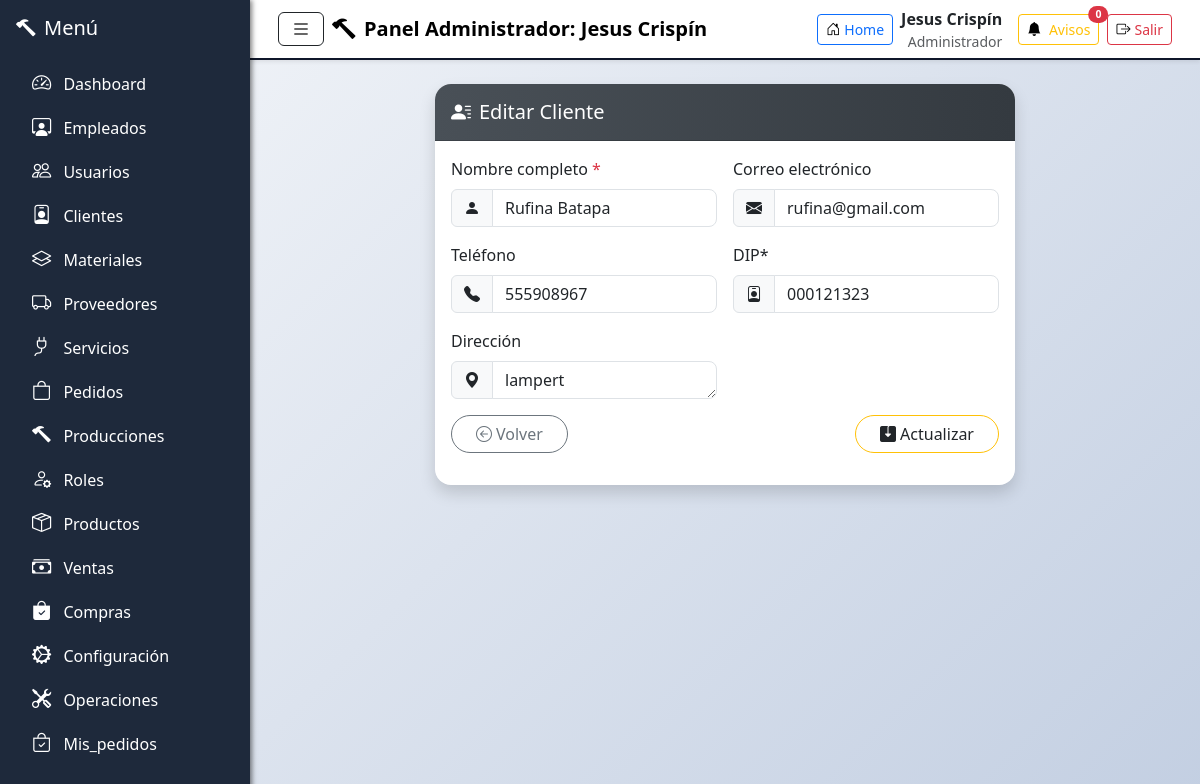
Page /index.php?vista=editar_clientes&id=1 (signed in) on the committed database.
### tables this page shows
CREATE TABLE clientes (
  id INT AUTO_INCREMENT PRIMARY KEY,
  nombre VARCHAR(100) NOT NULL,
  codigo VARCHAR(20) NOT NULL UNIQUE,
  telefono VARCHAR(20),
  direccion VARCHAR(100),
  email VARCHAR(255),
  codigo_acceso VARCHAR(100),
  creado_en TIMESTAMP DEFAULT CURRENT_TIMESTAMP
);

### views/private/editar_clientes.php (the view, shortened to what this page needs)
<?php
$id = isset($_GET['id']) ? intval($_GET['id']) : 0;
try {
    $sql = "SELECT * FROM clientes WHERE id = :id LIMIT 1";
    $stmt = $pdo->prepare($sql);
    $stmt->bindParam(':id', $id, PDO::PARAM_INT);
    $stmt->execute();
    $cliente = $stmt->fetch(PDO::FETCH_ASSOC);
} catch (PDOException $e) {
    $_SESSION['alerta'] = 'Error al consultar el cliente.';
    header('Location: index.php?vista=clientes');
    exit;
}
?>
<div id="content" class="container-fluid py-4">
    <div class="container-fluid container-md px-4 px-sm-3 px-md-4">
        <div class="card border-0 shadow rounded-4 col-lg-8 mx-auto">
            <div class="card-header bg-info text-white rounded-top-4 py-3">
                <h5 class="mb-0">
                    <i class="bi bi-person-lines-fill me-2"></i>Editar Cliente
                </h5>
            </div>
            <div class="card-body">
                <form id="formEditarCliente"  class="row g-3 needs-validation" novalidate>
                    <div class="col-md-6">
                        <label for="nombre" class="form-label">Nombre completo <span
                                class="text-danger">*</span></label>
                        <div class="input-group has-validation">
                            <span class="input-group-text"><i class="bi bi-person-fill"></i></span>
                            <input type="text" name="nombre" id="nombre" class="form-control" required
                                value="<?= htmlspecialchars($cliente['nombre']) ?>">
                        </div>
                    </div>
                    <div class="col-md-6">
                        <label for="correo" class="form-label">Correo electrónico</label>
                        <div class="input-group">
                            <span class="input-group-text"><i class="bi bi-envelope-fill"></i></span>
                            <input type="email" name="correo" id="correo" class="form-control"
                                value="<?= htmlspecialchars($cliente['email']) ?>">
                        </div>
                    </div>
                    <div class="col-md-6">
                        <label for="telefono" class="form-label">Teléfono</label>
                        <div class="input-group">
                            <span class="input-group-text"><i class="bi bi-telephone-fill"></i></span>
                            <input type="text" name="telefono" id="telefono" class="form-control"
                                value="<?= htmlspecialchars($cliente['telefono']) ?>">
                        </div>
                    </div>
                     <div class="col-md-6">
                        <label for="codigo" class="form-label">DIP*</label>
                        <div class="input-group">
                            <span class="input-group-text"><i class="bi bi-person-badge"></i></span>
                            <input type="text" name="codigo" id="codigo" class="form-control"
                            value="<?= htmlspecialchars($cliente['codigo']) ?>">
                        </div>
                    </div>
                    <div class="col-md-6">
                        <label for="direccion" class="form-label">Dirección</label>
                        <div class="input-group">
                            <span class="input-group-text"><i class="bi bi-geo-alt-fill"></i></span>
                            <textarea name="direccion" id="direccion" class="form-control"
                                rows="1"><?= htmlspecialchars($cliente['direccion']) ?></textarea>
                        </div>
                    </div>
                    <div class="col-12 d-flex justify-content-between mt-3">
                        <a href="index.php?vista=clientes" class="btn btn-outline-secondary rounded-pill px-4">
                            <i class="bi bi-arrow-left-circle me-1"></i>Volver
                        </a>
                        <button type="submit" class="btn btn-outline-warning text-dark rounded-pill px-4">
                            <i class="bi bi-save2-fill me-1"></i>Actualizar
                        </button>
                    </div>
                </form>
            </div>
        </div>
    </div>
</div>

### layouts/private/header.php (style rules this page uses)
:root { --primary-color: #8B4513; --secondary-color: #D2691E; --accent-color: #F4A460; --success-color: #28a745; --warning-color: #ffc107; --danger-color: #dc3545; --info-color: #17a2b8; --dark-color: #343a40; --light-color: #f8f9fa; }
html, body { height: 100%; margin: 0; overflow: hidden; font-family: 'Segoe UI', Tahoma, Geneva, Verdana, sans-serif; background: linear-gradient(135deg, #f5f7fa 0%, #c3cfe2 100%); }
.card { border: none; border-radius: 15px; box-shadow: 0 8px 25px rgba(0, 0, 0, 0.1); transition: all 0.3s ease; backdrop-filter: blur(10px); background: rgba(255, 255, 255, 0.95); }
#content { flex-grow: 1; overflow-y: auto; height: calc(100vh - 80px); margin-top: 60px; margin-left: 250px; padding: 1rem; transition: margin-left 0.3s ease; }
.card { box-shadow: 0 0.125rem 0.25rem rgba(0, 0, 0, 0.39); }
.card { border-radius: 1rem; border: none; background: #ffffff; box-shadow: 0 5px 15px rgba(0, 0, 0, 0.05); }
.card-header { background: linear-gradient(90deg, #495057, #343a40); color: #f8f9fa; border-top-left-radius: 1rem; border-top-right-radius: 1rem; padding: 1rem 1.5rem; }
.form-control::placeholder { color: #adb5bd; }
.input-group .form-control { border-radius: 0.5rem; }

### rows in the picture
clientes: nombre "Rufina Batapa", correo "rufina@gmail.com", telefono "555908967", codigo "000121323", direccion "lampert"

### other values in the picture
$_SESSION['usuario']['rol'] "Administrador"
$_SESSION['usuario']['nombre'] "Jesus Crispín"
$label "Dashboard"
$label "Empleados"
$label "Usuarios"
$label "Clientes"
$label "Materiales"
$label "Proveedores"
$label "Servicios"
$label "Pedidos"
$label "Producciones"
$label "Roles"
$label "Productos"
$label "Ventas"
$label "Compras"
